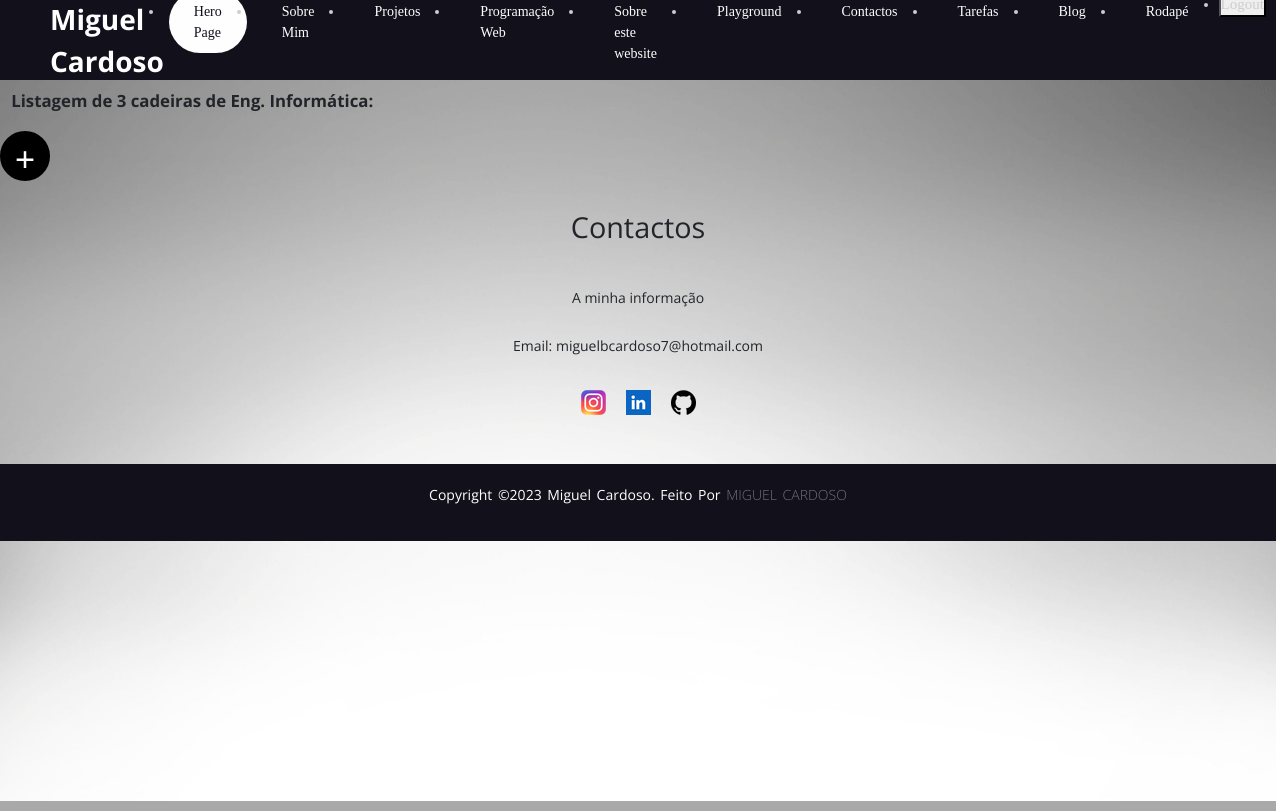
The app's page /portfolio/licenciatura, older data.
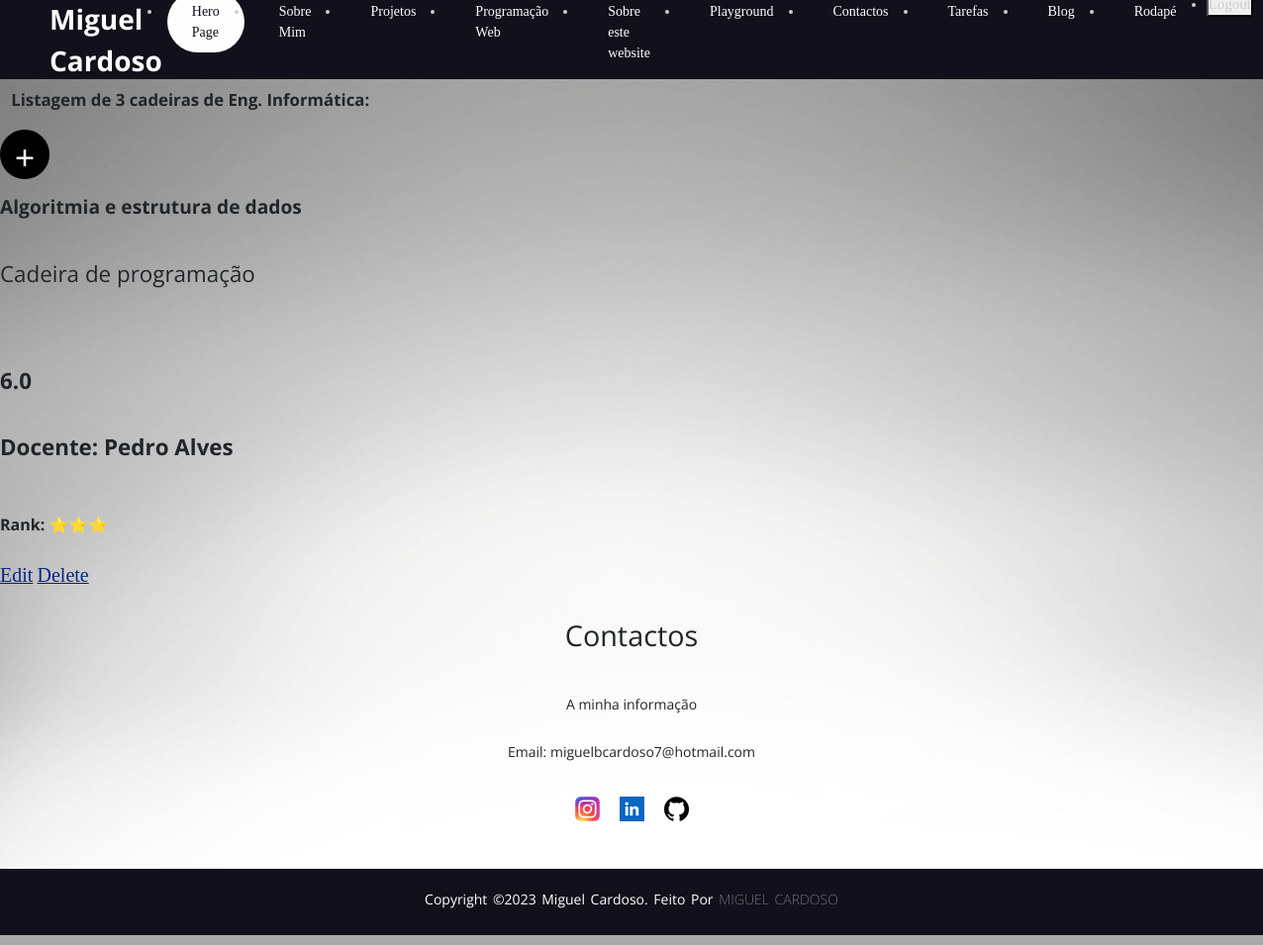
The same page, newer data.
### portfolio/models.py (models this page shows, shortened)
class CadeiraV2(models.Model):
    nome = models.CharField(max_length=55)
    descricao = models.TextField(max_length=300)
    ects = models.FloatField(default=5.0)
    ranking = models.IntegerField(default=4)
    professor = models.ForeignKey(ProfessorV2, on_delete=models.CASCADE)

class ProfessorV2(models.Model):
    nome = models.CharField(max_length=55)
    def __str__(self):
        return self.nome

### portfolio/views.py (the view)
# urls.py: path('licenciatura', views.licenciatura_view, name='licenciatura'),
def licenciatura_view(request):
    cadeiras = CadeiraV2.objects.all()
    context = {
        'cadeiras': cadeiras,
    }
    return render(request, 'portfolio/licenciatura.html', context)

### portfolio/templates/portfolio/licenciatura.html
{% extends 'portfolio/layout.html' %}
{% block main %}
<h1>Listagem de 3 cadeiras de Eng. Informática:</h1>
<div class="btn-novaCadeira">
    <a href="{% url 'portfolio:novaCadeira' %}">
        <button> + </button>
    </a>
</div>
{% for cadeira in cadeiras %}
<div>
    <h2>{{ cadeira.nome }}</h2>
    <br>
    <p>
        {{ cadeira.descricao }}
    </p>
    <br>
    <p>
        <br>
        <b>
            {{cadeira.ects}}
        </b>
        <br>
        <br>
        <b>
            Docente: {{ cadeira.professor}}
        </b>
        <br><br>
    </p>
    {% if cadeira.ranking <= 0 %} <b>Rank:</b> 👎🏻
        {% elif cadeira.ranking == 1 %}
        <b>Rank:</b> ⭐
        {% elif cadeira.ranking == 2 %}
        <b>Rank:</b> ⭐⭐
        {% elif cadeira.ranking == 3 %}
        <b>Rank:</b> ⭐⭐⭐
        {% elif cadeira.ranking == 4 %}
        <b>Rank:</b> ⭐⭐⭐⭐
        {% elif cadeira.ranking == 5 %}
        <b>Rank:</b> ⭐⭐⭐⭐⭐
        {% elif cadeira.ranking > 5 %}
        <b>Rank:</b> ⭐⭐⭐⭐⭐
        {% endif %}
        <br><br>
        <u><a href="{% url 'portfolio:editarCadeira' cadeira.id %}">Edit</a></u>
        <u><a href="{% url 'portfolio:apagarCadeira' cadeira.id %}">Delete</a></u>
</div>
{% endfor %}
{% load static %}
<link rel="stylesheet" href="{% static 'portfolio/css/licenciatura.css' %}">
<div class="footer-content">
    <h3>Contactos</h3>
    <p>A minha informação</p>
    <p>Email: miguelbcardoso7@hotmail.com</p>
    <ul class="socials">
        <li><a href="https://www.instagram.com/miguelbcardoso/"><img src="/media/instagram.png"></a></li>
        <li><a href="https://www.linkedin.com/in/miguelbcardoso/"><img src="/media/linkedin.png"></a></li>
        <li><a href="https://github.com/miguel-cardoso-a22102861"><img src="/media/githubrodape.png"></a></li>
    </ul>
</div>
<div class="footer-bottom" id="footer-bottom">
    <p>copyright &copy;2023 Miguel Cardoso. Feito por <span>Miguel Cardoso</span>
    </p>
</div>
{% endblock %}

Row changes from the older to the newer data that the page shows:
added CadeiraV2: nome "Algoritmia e estrutura de dados", descricao "Cadeira de programação", ects "6.0", professor "Pedro Alves", shows "Rank:"
